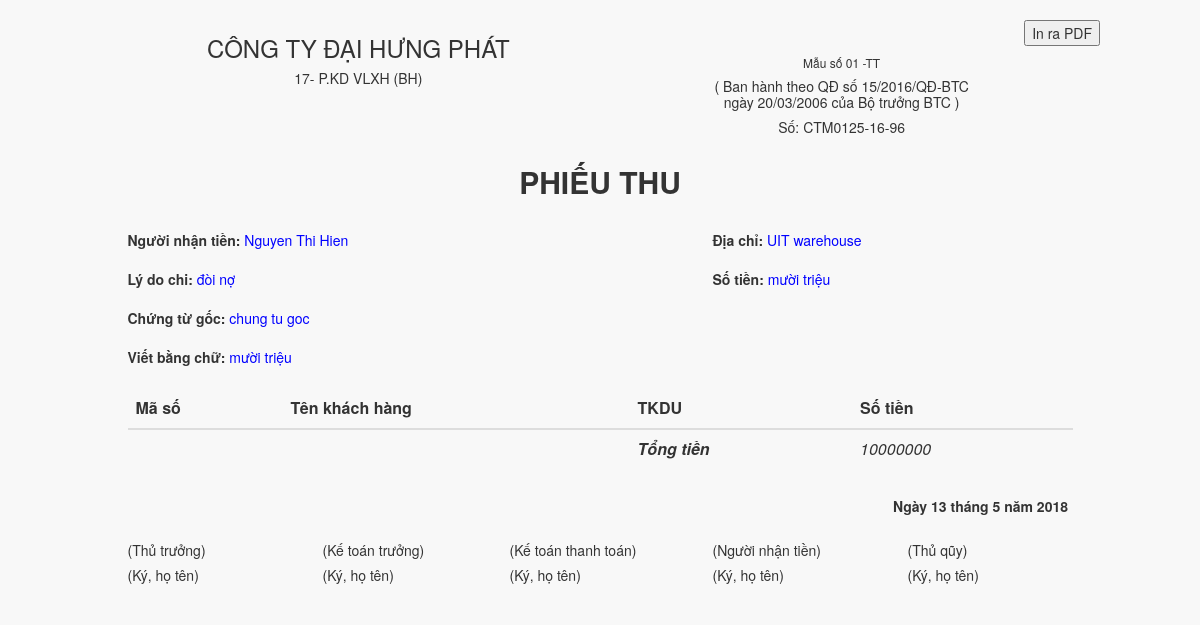
The page /views/pages/phieuthu.php?id=1 (signed in) on the database as committed earlier.
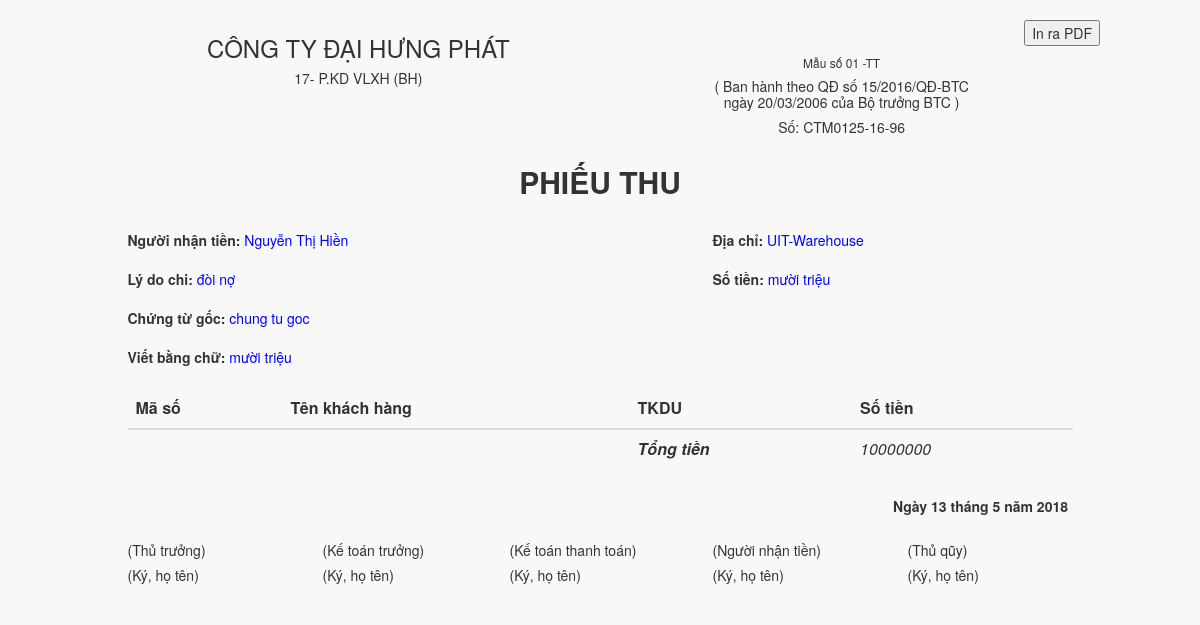
The same page on the database as committed later.
### tables this page shows
create table form
(
	id int primary key auto_increment,
    form_id text,
    date_create date,
	content text,
    total_money int,
    total_money_text text,
    form_type int,
    account_type varchar(10),
	receipt text,
    user int,
    customer int,
    warehouse int,
    money_type int,
	status int,
    foreign key (form_type) references form_type(id),
    foreign key (account_type) references account_type(id),
    foreign key (user) references users(id),
    foreign key (customer) references customers(id),
    foreign key (warehouse) references warehouse(id),
    foreign key (money_type) references money_type(id),
    foreign key (status) references form_status(id)
);

create table customers
(
	id int primary key auto_increment,
    fullname text,
    address text,
    company text
);

create table warehouse
(
	id int primary key auto_increment,
    name text,
    address text
);

### views/pages/phieuthu.php (the view, shortened to what the changed rows need)
</html>
</html>
<!DOCTYPE html>
<html lang="en">
<?php
    include '../layouts/header.php';
?>
    <?php
        $id = $_GET['id'];
        include '../../server/config.php';
        $sql_form = 'SELECT *, DAYOFMONTH(date_create), MONTH(date_create),YEAR(date_create) FROM `form` f, `customers` cus, `warehouse` w WHERE f.warehouse = w.id and cus.id = f.customer and f.id ='.$id.';';
        $result = $conn->query($sql_form);
        while ( $row = mysqli_fetch_row($result) ) {
            $form = $row;
        }
    ?>
        <body>
            <div class="container">
                <div class="body-wrapper">
                    <div class="header-title">
                        <div class="row">
                            <div class="col-md-5 col-xs-6">
                                <h6 class="text-center">Mẫu số 01 -TT</h6>
                                <h5 class="text-center">( Ban hành theo QĐ số 15/2016/QĐ-BTC <br> ngày 20/03/2006 của Bộ trưởng BTC )</h5>
                                <h5 class="text-center">Số: <?php echo $form[1]; ?></h5>
                            </div>
                        </div>
                        <div class="row text-center">
                            <h2><strong>PHIẾU THU</strong></h2></div>
                    </div>
                    <div class="body-content">
                        <div class="row padding-row">
                            <div class="col-md-5 col-md-offset-1 col-sm-6 col-xs-6">
                                <label>Người nhận tiền:</label>
                                <label class="info"><?php echo $form[15]; ?></label>
                            </div>
                            <div class="col-md-5 col-md-offset-1 col-sm-6 col-xs-6">
                                <label>Địa chỉ:</label>
                                <label class="info"><?php echo $form[19]; ?></label>
                            </div>
                        </div>
                        <div class="row padding-row">
                            <div class="col-md-5 col-md-offset-1 col-sm-6 col-xs-6">
                                <label>Lý do chi: </label>
                                <label class="info"><?php echo $form[3]; ?></label>
                            </div>
                            <div class="col-md-5 col-md-offset-1 col-sm-6 col-xs-6">
                                <label>Số tiền:</label>
                                <label class="info"><?php echo $form[5]; ?></label>
                            </div>
                        </div>
                        <div class="row padding-row">
                            <div class="col-md-5 col-md-offset-1
                        ">
                                <label>Chứng từ gốc:</label>
                                <label class="info"><?php echo $form[8]; ?></label>
                            </div>
                        </div>
                        <div class="row padding-row">
                            <div class="col-md-5 col-md-offset-1">
                                <label>Viết bằng chữ: </label>
                                <label class="info"><?php echo $form[5]; ?></label>
                            </div>
                        </div>
                    </div>
                    <div class="table-detail">
                        <div class="row">
                            <div class="col-md-10 col-md-offset-1 col-12">
                                <table class="table table-hover">
                                    <thead>
                                        <tr>
                                            <th>Mã số</th>
                                            <th>Tên khách hàng</th>
                                            <th>TKDU</th>
                                            <th>Số tiền</th>
                                        </tr>
                                    </thead>
                                    <tbody>
                                        <tr>
                                            <td></td>
                                            <td></td>
                                            <td class="money-total">Tổng tiền</td>
                                            <td><?php echo $form[4]; ?></td>
                                        </tr>
                                    </tbody>
                                </table>
                            </div>
                        </div>
                    </div>
                </div>
        </body>
</html>

Rows that differ between the two databases and show on the page:
changed through a linked row, form "CTM0125-16-96": customer.fullname "Nguyen Thi Hien" → "Nguyễn Thị Hiền"; warehouse.name "UIT warehouse" → "UIT-Warehouse"
